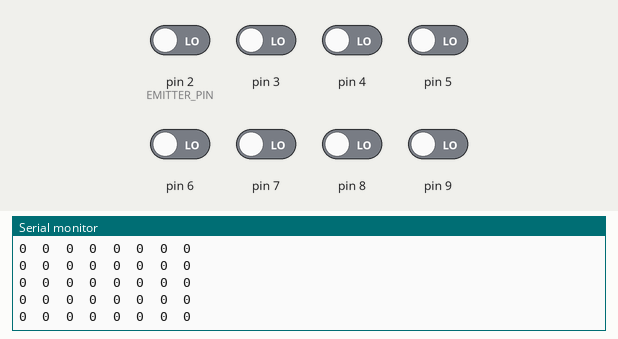
Simulated run of this sketch. Board: Arduino Uno, built with avr-gcc and run on an emulated ATmega328P. Parts: the last lines printed to the serial monitor. Inputs (shaded band) come from the test bench; at power-on: pin 2 (EMITTER_PIN), pin 3–9 LOW.

Above: at 11.2 s.
11.3 s: pin 2 (EMITTER_PIN) driven HIGH
At 12.3 s:
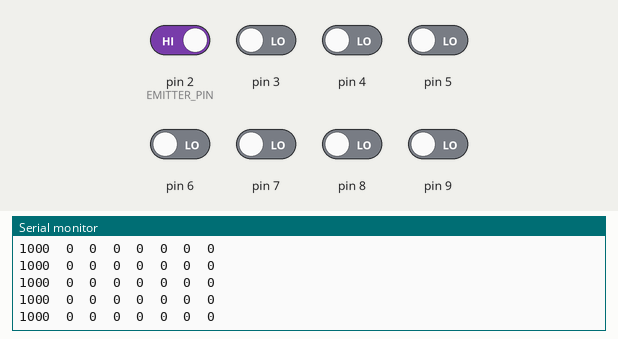
14.3 s: pin 2 (EMITTER_PIN) driven LOW
17.3 s: pin 3 driven HIGH
At 18.4 s:
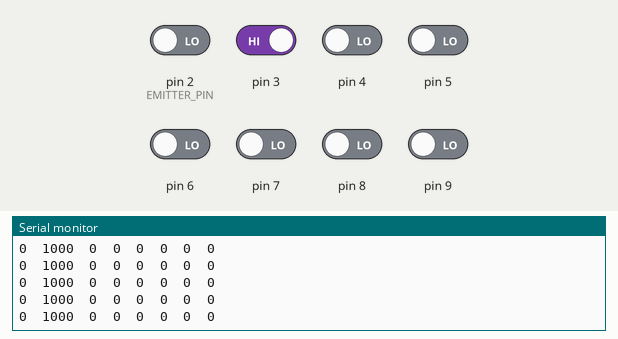
20.3 s: pin 4 driven HIGH
At 21.4 s:
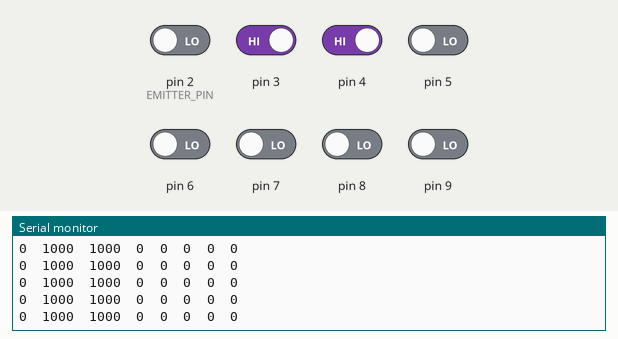
23.3 s: pin 5 driven HIGH
At 24.4 s:
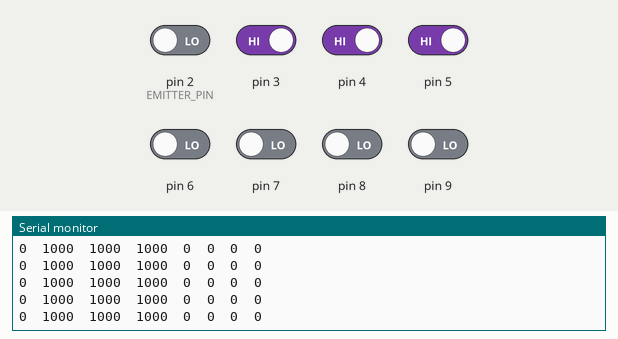
26.3 s: pin 2 (EMITTER_PIN) driven HIGH
At 26.9 s:
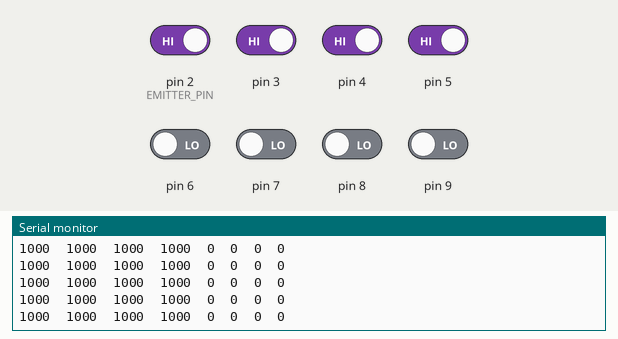

Measured:
- after the input at 11.3 s, the serial monitor: prints a new line after 0.07 s (image 1)
- after the input at 17.3 s, the serial monitor: prints a new line after 0.09 s (image 2)
- after the input at 20.3 s, the serial monitor: prints a new line after 0.09 s (image 3)
- after the input at 23.3 s, the serial monitor: prints a new line after 0.08 s (image 4)
- after the input at 26.3 s, the serial monitor: prints a new line after 0.07 s (image 5)

The sketch:

ed2.ino
```cpp
#include <QTRSensors.h>
#define TIMEOUT   2500  // waits for 2500 microseconds for sensor outputs to go low
#define EMITTER_PIN  2     //emitterPin is the Arduino digital pin that controls whether the IR LEDs are on or off. Emitter is controlled by digital pin 2
#define NUM_SENSORS 8         //number of sensors used
QTRSensorsRC qtrrc((unsigned char[]) {2,3,4,5,6,7,8,9} ,NUM_SENSORS, TIMEOUT, EMITTER_PIN);
unsigned int sensorValues[NUM_SENSORS];
void setup() {

 for (int i = 0; i < 400; i++)  // make the calibration take about 10 seconds
  {
    qtrrc.calibrate();       // reads all sensors 10 times at 2500 us per read (i.e. ~25 ms per call)
  }
  digitalWrite(13, LOW);     // turn off Arduino's LED to indicate we are through with calibration
  // print the calibration minimum values measured when emitters were on
  Serial.begin(9600);
  for (int i = 0; i < NUM_SENSORS; i++)
  {
    Serial.print(qtrrc.calibratedMinimumOn[i]);
    Serial.print(' ');
  }
  Serial.println();
  // print the calibration maximum values measured when emitters were on
  for (int i = 0; i < NUM_SENSORS; i++)
  {
    Serial.print(qtrrc.calibratedMaximumOn[i]);
    Serial.print(' ');
  }
  // put your setup code here, to run once:

}
void loop() {
  // Sensor 3 = pin7, Sensor 4 = pin5, Sensor 5 = pin4, Sensor 6 = pin3
 unsigned int position = qtrrc.readLine(sensorValues);
  // down below is optional: Starts here
Serial.print(sensorValues[0]);
  Serial.print("  ");
  Serial.print(sensorValues[1]);
  Serial.print("  ");
  Serial.print(sensorValues[2]);
  Serial.print("  ");
  Serial.print(sensorValues[3]);
   Serial.print("  ");
  Serial.print(sensorValues[4]);
  Serial.print("  ");
  Serial.print(sensorValues[5]);
     Serial.print("  ");
  Serial.print(sensorValues[6]);
   Serial.print("  ");
  Serial.print(sensorValues[7]);
  Serial.print("\n");

}
```
